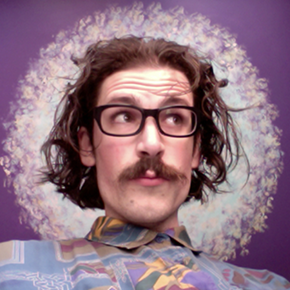
#> input picture Images/MyPic.png, 290 x 290 px, found by its file name
$ python image_intensity.py
#> lines starting #> are read from the running program, lines starting #| are printed output that depends on the picture
# File: image_intensity.py
import numpy as np
import cv2 as cv
from matplotlib import pyplot as plot

image = cv.imread('MyPic.png')
#> image is the input picture: shape (290, 290, 3); mean B, G, R 129.8, 115.2, 144.3

# Plot the original image
plot.subplot(1, 2, 1)
plot.title("Original")
plot.imshow(image[:, :, ::-1])

# Adjust the brightness and contrast
brightness = 10  # adds 10 to each pixel value
contrast = 2.3  # scales the pixel values by 2.3
image2 = cv.addWeighted(image, contrast, np.zeros(image.shape, image.dtype), 0, brightness)
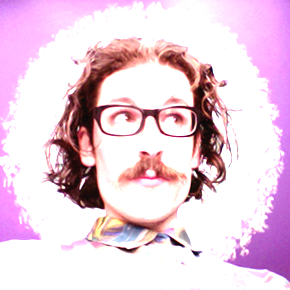
#> image2: shape (290, 290, 3); mean B, G, R 222.7, 205.9, 234

cv.imwrite('modified_image.jpg', image2)  # Save the image

# Plot the contrast image
plot.subplot(1, 2, 2)
plot.title("Brightness & contrast")
plot.imshow(image2[:, :, ::-1])
plot.show()
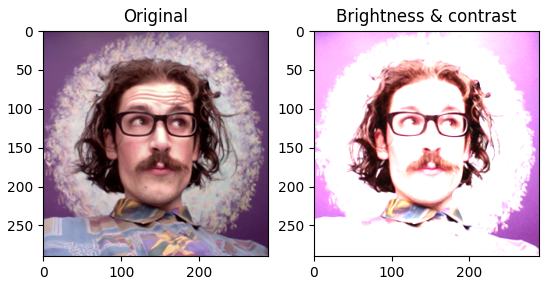
#> figure drawn by matplotlib, 2 panels

$ run again, with Images/blobs.png copied over Images/MyPic.png
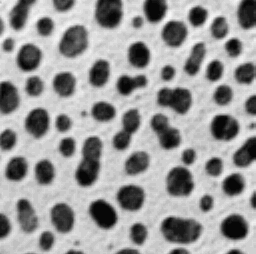
#> input picture Images/blobs.png, 256 x 254 px, found by its file name
#> image is the input picture: shape (254, 256, 3); min 7, max 247, mean 151.7
#> `image2 = cv.addWeighted(image, contrast, np.zeros(image.shape, image.d..`:
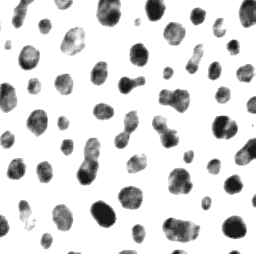
#> image2: shape (254, 256, 3); min 26, max 255, mean 217.2
#> `plot.show()`:
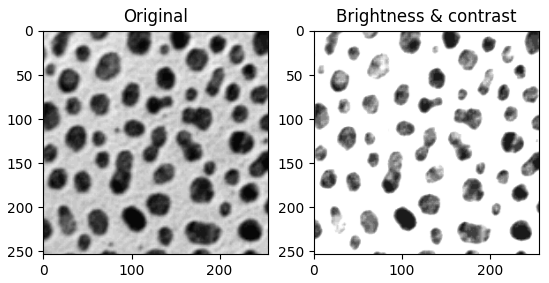
#> figure drawn by matplotlib, 2 panels

$ run again, with Images/boats.png copied over Images/MyPic.png
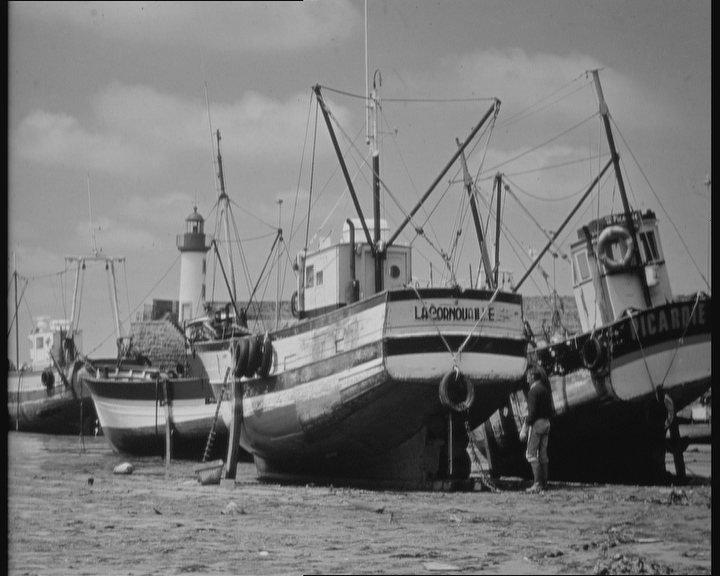
#> input picture Images/boats.png, 720 x 576 px, found by its file name
#> image is the input picture: shape (576, 720, 3); min 3, max 220, mean 120
#> `image2 = cv.addWeighted(image, contrast, np.zeros(image.shape, image.d..`:
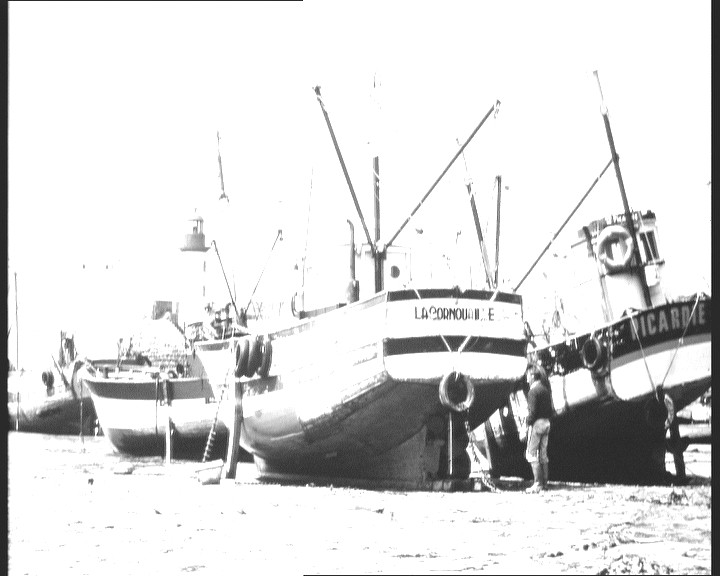
#> image2: shape (576, 720, 3); min 17, max 255, mean 218.6
#> `plot.show()`:
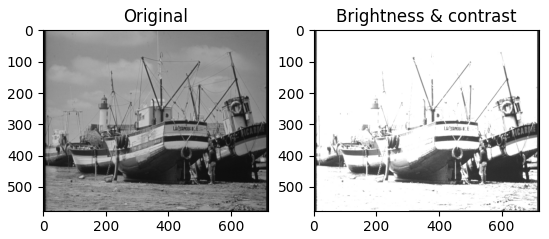
#> figure drawn by matplotlib, 2 panels

$ run again, with Images/bridge.png copied over Images/MyPic.png
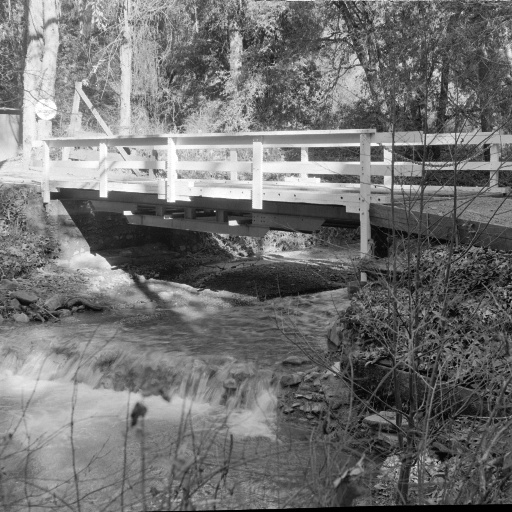
#> input picture Images/bridge.png, 512 x 512 px, found by its file name
#> image is the input picture: shape (512, 512, 3); min 0, max 255, mean 113.8
#> `image2 = cv.addWeighted(image, contrast, np.zeros(image.shape, image.d..`:
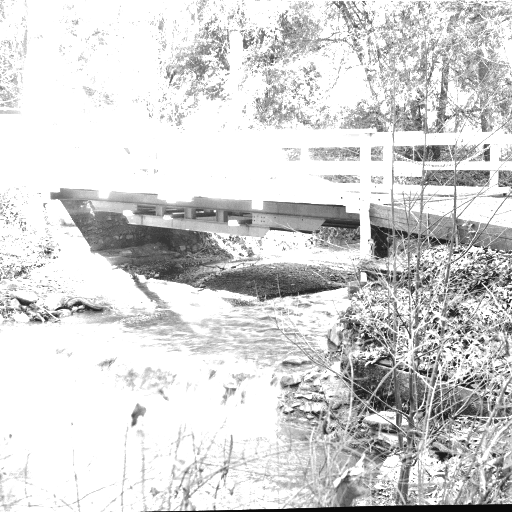
#> image2: shape (512, 512, 3); min 10, max 255, mean 212.5
#> `plot.show()`:
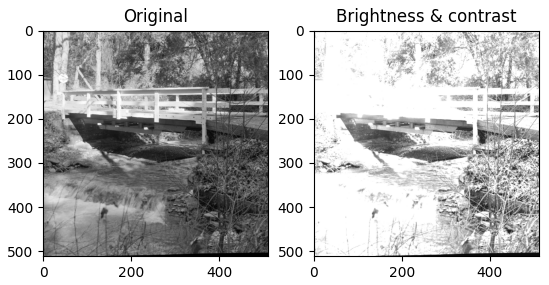
#> figure drawn by matplotlib, 2 panels
